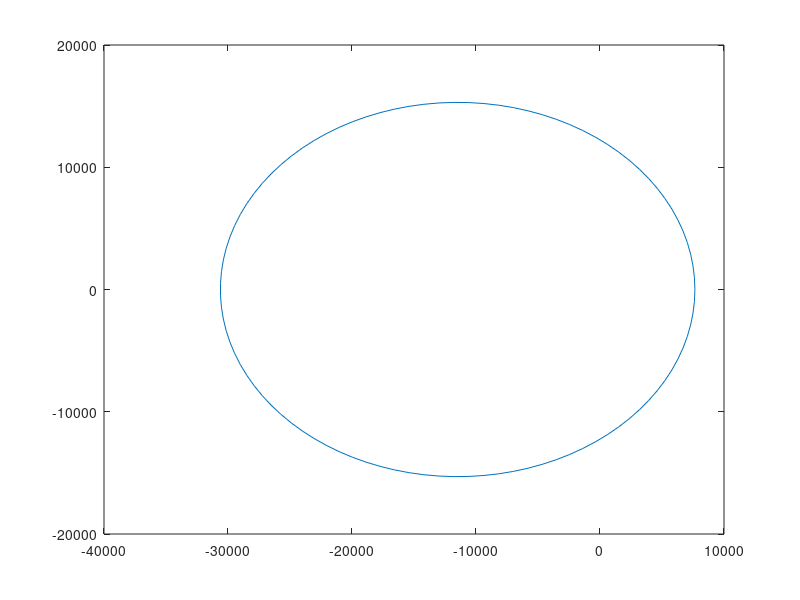

This figure's MATLAB source: (Note: this script raises an error after producing the figure.)
R_earth = 6378.1363; % [km]
Gm_earth = 398600.4415;
a = 3*R_earth;
e=0.6;

r = 3*R_earth;
fprintf("radius at maneuver point: %.4e km\n", r);

%calc specific energy
specific_energy_old = -Gm_earth/(2*a);
fprintf("specific energy before maneuver: %.4e km^2/sec^2\n", specific_energy_old);

% calc v
v_old = sqrt(2*(specific_energy_old+(Gm_earth/r)));
fprintf("Velocity mag before maneuver: %.4e km/sec\n", v_old);

% calculate semilatus rectum
p_old = a*(1-(e^2));
fprintf("semilatus rectum: %.4e km\n", p_old);


% calc r_dot 
r_dot = -sqrt((v_old^2)-(p_old*Gm_earth/(r^2))); % negative because descending
fprintf("r_dot mag before maneuver: %.4e km/sec\n", r_dot);

% calc r_theta_dot
r_theta_dot = sqrt(p_old*Gm_earth)/r;
fprintf("r_theta_dot mag before maneuver: %.4e km/sec\n", r_theta_dot);

% calc FPA
FPA_old = atand(r_dot/r_theta_dot);
fprintf("FPA before maneuver: %.4e deg\n", FPA_old);

% calc old TA
TA_old = -acosd((p_old/(r*e))-(1/e)); % negative because descending
fprintf("True Anomaly before maneuver: %.4e deg\n", TA_old);
fprintf("True Anomaly before maneuver: %.4e rad\n", deg2rad(TA_old));

% express r and v in inertial frame
TM_inertial = [ cosd(TA_old) sind(TA_old); -sind(TA_old) cosd(TA_old)];
r_inertial = [r 0] * TM_inertial;
v_inertial_old = [r_dot r_theta_dot] * TM_inertial;
fprintf("r_inertial: %.4e km e^ %.4e km p^\n", r_inertial(1), r_inertial(2));
fprintf("v_inertial before maneuver: %.4e km/s e^ %.4e km/s p^\n", v_inertial_old(1), v_inertial_old(2));

% calc EA
EA_old = 2*atan(sqrt((1-e)/(1+e))*tand(TA_old/2));
fprintf("Eccentric Anomaly: %.4e rad\n", EA_old);
fprintf("Eccentric Anomaly: %.4e deg\n", rad2deg(EA_old));

%calc time since periapsis
t_since_tp = sqrt((a^3)/Gm_earth)*(EA_old - e*sin(EA_old));
fprintf("time since periapsis: %.4e sec\n", t_since_tp);
fprintf("time since periapsis: %.4e hours\n", t_since_tp/3600);
fprintf("time since periapsis: %.4e days\n", t_since_tp/3600/24);



% after maneuver properties
rp_new = 2*R_earth;
e_new = 0.4;

% calc new semi major axis
a_new = rp_new/(1-e_new);
fprintf("semi major axis after maneuver: %.4e\n", a_new);

% calculate semilatus rectum
p_new = a_new*(1-(e_new^2));
fprintf("semilatus rectum after maneuver: %.4e km\n", p_new);

%calc specific energy
specific_energy_new = -Gm_earth/(2*a_new);
fprintf("specific energy after maneuver: %.4e km^2/sec^2\n", specific_energy_new);

% calc v
v_new = sqrt(2*(specific_energy_new+(Gm_earth/r)));
fprintf("Velocity mag after maneuver: %.4e km/sec\n", v_new);

% calc new gamma
FPA_new = -acosd(sqrt(Gm_earth*p_new)/(r*v_new)); % choose negative
fprintf("FPA after maneuver: %.4e deg\n", FPA_new);

%calc d_FPA
d_FPA = FPA_new - FPA_old;
fprintf("delta FPA: %.4e deg\n", d_FPA);

% calc v_vector_new
v_vector_new = [ v_new*sind(FPA_new) v_new*cosd(FPA_new) ];
fprintf("v_vector after maneuver: %.4e km/sec r^ %.4e km.sec theta^\n", v_vector_new(1), v_vector_new(2));

% find v_new
d_v = sqrt((v_old^2) + (v_new^2) - (2*v_old*v_new*cosd(d_FPA)));
fprintf("delta v magnitude: %.4e km/sec\n", d_v);

%calc alpha
beta_angle = asind(v_new*sind(d_FPA)/d_v);
alpha_angle = 180-beta_angle;
fprintf("beta angle: %.4e deg\n", beta_angle);
fprintf("alpha angle: %.4e deg\n", alpha_angle);

% check beta and alpha using cosine rule
beta_check = acosd((v_new^2 - v_old^2 - d_v^2)/(-2*v_old*d_v));
alpha_check = 180-beta_check;
fprintf("beta check: %.4e deg\n", beta_check);
fprintf("alpha check: %.4e deg\n", alpha_check);

d_v_vector_vnb = [ d_v*cosd(alpha_check) d_v*sind(alpha_check)];
fprintf("d_v_vector in VNB: %.4e km/sec V^ %.4e km.sec B^\n", d_v_vector_vnb(1), d_v_vector_vnb(2));

%convert from vnb to polar:
TM_vnb_to_polar = [ sind(FPA_old) cosd(FPA_old); cosd(FPA_old) -sind(FPA_old)];
d_v_vector_polar = d_v_vector_vnb*TM_vnb_to_polar;
fprintf("d_v_vector in polar: %.4e km/sec r^ %.4e km.sec theta^\n", d_v_vector_polar(1), d_v_vector_polar(2));

% calc new eccentricity
e_check = sqrt(1-(p_new/a_new));
fprintf("eccentricity check after maneuver: %.4e\n", e_check);

% calc rp
rp_check = a_new*(1-e_check);
fprintf("rp check after maneuver: %.4e\n", rp_check);
rp_check_earth_ratio = rp_check/R_earth;
fprintf("rp check earth ratio after maneuver: %.4e\n", rp_check_earth_ratio);

% calc ra_new
ra_new = a_new*(1+e_new);
fprintf("ra after maneuver: %.4e\n", ra_new);

% calc new period
period_new = 2*pi*sqrt((a_new^3)/Gm_earth);
fprintf("period after maneuver: %.4e sec\n", period_new);
fprintf("period after maneuver: %.4e hours\n", period_new/3600);
fprintf("period after maneuver: %.4e days\n", period_new/3600/24);

% calc old TA
TA_new = -acosd((p_new/(r*e_new))-(1/e_new)); % negative because descending
fprintf("True Anomaly after maneuver: %.4e deg\n", TA_new);
fprintf("True Anomaly after maneuver: %.4e rad\n", deg2rad(TA_new));

% calc EA
EA_new = 2*atan(sqrt((1-e_new)/(1+e_new))*tand(TA_new/2));
fprintf("Eccentric Anomaly after maneuver: %.4e rad\n", EA_new);
fprintf("Eccentric Anomaly after maneuver: %.4e deg\n", rad2deg(EA_new));

%calc time since periapsis
t_since_tp_new = sqrt((a_new^3)/Gm_earth)*(EA_new - e_new*sin(EA_new));
fprintf("time since periapsis: %.4e sec\n", t_since_tp_new);
fprintf("time since periapsis: %.4e hours\n", t_since_tp_new/3600);
fprintf("time since periapsis: %.4e days\n", t_since_tp_new/3600/24);

d_little_omega = -TA_new + TA_old;
fprintf("shift in little omega: %.4e deg\n", d_little_omega);

% plot the original orbit
b = a * sqrt( 1 - (e^2) );
fprintf('old Semi-major Axis (a): %.7e[km]\n', a);
fprintf('old Semi-minor Axis (b): %.7e[km]\n', b);

% original orbit
t = linspace(0, 2*pi);
x = a * cos(t) - (a*e);
y = b * sin(t);
plot(x,y);
hold on;

% % new orbit
% b_new = a_new * sqrt( 1 - (e_new^2) );
% theta = deg2rad(d_little_omega);
% fprintf('new Semi-minor Axis (b_new): %.7e[km]\n', b_new);
% % use the general parametric equation for rotated ellipse
% x_new = a_new*cos(t)*cos(theta) - b_new*sin(t)*sin(theta) - (a_new*e_new*cos(theta));
% y_new = b_new*sin(t)*cos(theta) + a_new*cos(t)*sin(theta) - (a_new*e_new*sin(theta));
% plot(x_new,y_new, '-.');
% hold on;

% center lines
xline(0);
yline(0);
xline(-a*e)
hold on;

daspect([1 1 1]);
xlim([-3.5e4 1e4]);
ylim([-2e4 2e4]);
grid on;
hold off;

%legend("Before maneuver", "After maneuver")
title("Orbit of spacecraft around Earth-Lillian Shido")
xlabel("Distance [km]")
ylabel("Distance [km]")


